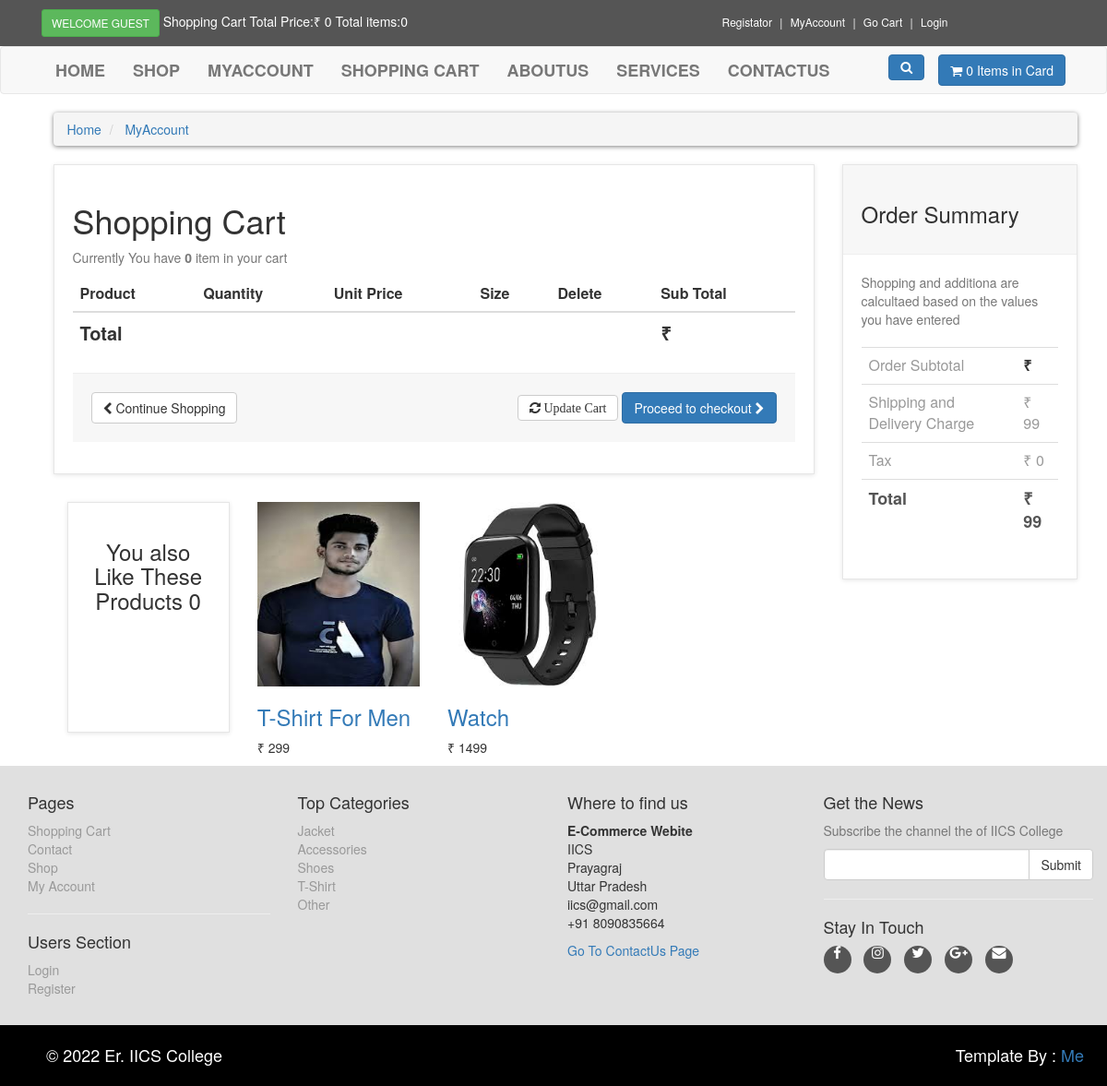
Screenshot of /card.php with the database file from the repository.
### tables this page shows
CREATE TABLE `product` (
  `product_id` int(10) NOT NULL,
  `p_cat_Id` int(10) NOT NULL,
  `cat_id` int(10) NOT NULL,
  `date` timestamp NOT NULL DEFAULT current_timestamp() ON UPDATE current_timestamp(),
  `product_title` text NOT NULL,
  `product_img1` text NOT NULL,
  `product_img2` text NOT NULL,
  `product_img3` text NOT NULL,
  `product_price` int(10) NOT NULL,
  `product_desc` text NOT NULL,
  `product_keyword` text NOT NULL
);

CREATE TABLE `product_categories` (
  `p_cat_Id` int(10) NOT NULL,
  `p_cat_title` text NOT NULL,
  `p_cat_desc` text NOT NULL
);

### card.php (the view, shortened to what this page needs)
<?php
 include("include/db.php");
 include("functions/function.php");
?>
<!DOCTYPE html>
<html lang="en">
<head>
     <link rel="stylesheet" href="style/style.css">
    <link rel="stylesheet" href="https://maxcdn.bootstrapcdn.com/bootstrap/3.4.1/css/bootstrap.min.css">
    <link rel="stylesheet" href="https://cdnjs.cloudflare.com/ajax/libs/font-awesome/4.7.0/css/font-awesome.min.css">
</head>
<body>
    <div id='top'>
       <div class="container">
          <div class="col-md-6 offer">
             <a href="#" class="btn btn-success btn-sm">
             <?php
                 if(!isset($_SESSION['c_email'])){
                   echo "Welcome Guest";
                 }else{
                  echo "Welcome : ".$_SESSION['c_email'];
                 }
                ?>
             </a>
             <a href="#" id="link">Shopping Cart Total Price:₹ <?php price_count()?> Total items:<?php item();?></a>
          </div>
          <div class="col-md-6">
            <ul class="menu">
                <li>
                    <a href="customer_registration.php" id="link">Registator</a>
                </li>
                <li>
                    <a href="customer/my_account.php" id="link">MyAccount</a>
                </li>
                <li>
                    <a href="card.php" id="link">Go Cart</a>
                </li>
                <li>
                    <a href="login.php" id="link">
                    <?php
                      if(!isset($_SESSION['c_email'])){
                        echo "<a href='checkout.php' id='hide' name='hide'>Login</a>";
                      }else{
                        echo "<a href='logout.php' id='hide' name='hide'>Logout</a>";
                      }
                     ?>
                    </a>
                </li>
            </ul>
          </div>
       </div>
    </div>
     <div class="navbar navbar-default" id='navbar'>
        <div class="container">
            <div class="navbar-collapse collapse" id='navigation'>
                <div class="padding-nav">
                   <ul class="nav navbar-nav navbar-left">
                      <li >
                        <a href="index.php" >Home</a>
                      </li>
                      <li >
                        <a href="shop.php">Shop</a>
                      </li>
                      <li >
                        <a href="customer/my_account.php" >MyAccount</a>
                      </li>
                      <li >
                        <a href="card.php" >Shopping cart</a>
                      </li>
                      <li >
                        <a href="about.php" >AboutUs</a>
                      </li>
                      <li >
                        <a href="services.php" >Services</a>
                      </li>
                      <li >
                        <a href="contactus.php" >ContactUs</a>
                      </li>
                   </ul>
                </div>
              <a href="card.php" class="btn btn-primary navbar-btn right" id="click">
                 <i class='fa fa-shopping-cart'></i>
                 <span > <?php item();?> Items in Card</span>
              </a>
              <div class="navbar-collapse collapse right" >
                 <button type='button' class="btn navbar-btn btn-primary" data-toggle="collapse" data-target="#search" >
                   <i class="fa fa-search"></i>
                 </button>
              </div>
            </div>
        </div>
    </div>
      <div id='content'>
         <div class="container">
            <div class="col-md-12">
                <ul class="breadcrumb">
                   <li><a href="index.php" id='hide' name='hide'>Home</a></li>
                   <li>
                    <?php
                        if(!isset($_SESSION['c_email'])){
                            echo "<a href='checkout.php' id='hide' name='hide'>MyAccount</a>";
                         }else{
                            echo "<a href='customer/my_account.php?my_order' id='hide' name='hide'>MyAccount</a>";
                         }
                    ?>
                   </li>
                </ul>
            </div>
             <div class="col-md-9" id="cart">
               <div class="box" >
                  <form action="card.php" method="post" enctype="multipart/form-data">
                     <h1>Shopping Cart</h1>
                     <?php
                      $select_cart="SELECT * FROM cart";
                      $run_cart=mysqli_query($db,$select_cart);
                      $count=mysqli_num_rows($run_cart);
                     ?>
                     <p class="text-muted ">Currently You have <b><?php echo $count;?></b> item in your cart</p>
                      <div class="table-responsive">
                         <table class="table">
                           <thead>
                             <tr>
                               <th colspan="2">Product</th>
                               <th>Quantity</th>
                               <th>Unit Price</th>
                               <th>Size</th>
                               <th >Delete</th>
                               <th >Sub Total</th>
                             </tr>
                           </thead>
                           <tfoot>
                             <tr>
                               <th colspan="6">Total</th>
                               <th colspan='2'>₹ <?php echo $total;?></th>
                             </tr>
                           </tfoot>
                         </table>
                      </div>
                      <div class="box-footer">
                         <div class="pull-left">
                           <a href="index.php" class="btn btn-default">
                             <i class="fa fa-chevron-left"></i> Continue Shopping
                           </a>
                         </div>
                         <div class="pull-right">
                           <button class="btn btn-default" type="submit" id='update' name='update' value="update Cart" formaction="card.php">
                             <i class="fa fa-refresh"> Update Cart</i>
                           </button>
                           <a href="checkout.php" class="btn btn-primary">
                             Proceed to checkout <i class="fa fa-chevron-right"></i>
                           </a>
                         </div>
                      </div>
                  </form>
               </div>
               <div id='row same-height-row' >
                   <div class="col-md-3 col-sm-6" id='cart'>
                      <div class="box same-height headline">
                         <h3 class="text-center">You also Like These Products <?php echo $count;?></h3>
                      </div>
                   </div>
                    <?php
                     $get_product="SELECT * FROM product ORDER BY 1 ASC LIMIT 0,3";
                     $run_product=mysqli_query($db,$get_product);
                     while($row=mysqli_fetch_array($run_product)){
                     $product_img1=$row['product_img1'];
                     $product_title=$row['product_title'];
                     $product_price=$row['product_price'];
                    ?>
                   <div class="center-responsive col-md-3">
                       <div class="">
                         <a href="">
                            <img src="admin_area/product_images/<?php echo $product_img1;?>" class='img-responsive' alt="" srcset="" id='image' name='image'>
                         </a>
                         <div class="text">
                             <h3><a href="details.php" id='hide'><?php echo $product_title;?></a></h3>
                             <p class="price">₹ <?php echo $product_price;?></p>
                         </div>
                       </div>
                   </div>
                   <?php
                     }
                   ?>
                </div>
              </div>
                  <div class="col-md-3">
                     <div class="box" id='ordersummary'>
                       <div class="box-header">
                         <h3>Order Summary</h3>
                       </div>
                       <p class="text-muted">
                         Shopping and additiona are calcultaed based on the values you have entered
                       </p>
                     <table class="table">
                       <tbody>
                         <tr>
                           <td>Order Subtotal</td>
                           <th>₹ <?php echo $total;?></th>
                         </tr>
                         <?php
                          $charge=99;
                         ?>
                         <tr>
                           <td>Shipping and Delivery Charge</td>
                            <td>₹ <?php echo $charge; ?></td>
                         </tr>
                         <tr>
                           <td>Tax</td>
                           <td>₹ 0</td>
                         </tr>
                         <?php
                          $total_c=$total+$charge;
                         ?>
                          <tr class="total">
                             <td>Total</td>
                             <th>₹ <?php echo $total_c;?></th>
                          </tr>
                       </tbody>
                     </table>
                   </div>
                  </div>
      </div>
    </div>
     <?php
      include "include/footer.php";
     ?>
</body>
</html>

### include/footer.php (shortened to what this page needs)
<?php
  include("db.php");
?>
<!DOCTYPE html>
<html lang="en">
<head>
</head>
<body>
    <div id='footer'>
        <div class="container">
           <div class="row">
              <div class="col-md-3 col-sm-6">
                 <h4>Pages</h4>
                 <ul>
                    <li><a href="card.php" id="hide" name='hide'>Shopping Cart</a></li>
                    <li><a href="contactus.php" id="hide" name='hide'>Contact</a></li>
                    <li><a href="shop.php" id="hide" name='hide'>Shop</a></li>
                    <li><a href="chechout.php" id="hide" name='hide'>My Account</a></li>
                 </ul>
                 <hr>
                 <h4>Users Section</h4>
                 <ul>
                    <li><a href="checkout.php" id="hide" name='hide'>Login</a></li>
                    <li><a href="customer_registration.php" id="hide" name='hide'>Register</a></li>
                 </ul>
              </div>
               <div class="col-md-3 col-sm-6">
                  <h4>Top Categories</h4>
                   <ul>
                    <?php
                     $get_p_cats="SELECT *FROM product_categories";
                     $run_p_cats=mysqli_query($con,$get_p_cats);
                     while($row=mysqli_fetch_array($run_p_cats)){
                         $p_cat_id=$row['p_cat_Id'];
                         $p_cat_title=$row['p_cat_title'];
                         echo "
                           <li><a href='shop.php?p_cat_id=$p_cat_id' id='hide' name='hide'>$p_cat_title</a></li>
                         ";
                     }
                    ?>
                   </ul>
               </div>
               <div class="col-md-3 col-sm-6">
                   <h4>Where to find us</h4>
                    <p>
                        <strong>E-Commerce Webite</strong>
                        <br>IICS
                        <br>Prayagraj
                        <br>Uttar Pradesh
                        <br>iics@gmail.com
                        <br>+91 8090835664
                    </p>
                    <a href="contactus.php" id="hide" name='hide'>Go To ContactUs Page</a>
               </div>
                 <h4>Get the News</h4>
                  <p class="text-muted">
                     Subscribe the channel the of IICS College
                  </p>
                  <form action="" method="post">
                    <div class="input-group">
                        <input type="text" name="email" id="email" class="form-control">
                        <span class="input-group-btn">
                            <input type="submit" value="Submit" class="btn btn-default">
                        </span>
                    </div>
                  </form>
                  <hr>
                  <h4>Stay In Touch</h4>
                  <p class="social">
                    <a href="#"><i class="fa fa-facebook"></i></a>
                    <a href="#"><i class="fa fa-instagram"></i></a>
                    <a href="#"><i class="fa fa-twitter"></i></a>
                    <a href="#"><i class="fa fa-google-plus"></i></a>
                    <a href="#"><i class="fa fa-envelope"></i></a>
                  </p>
           </div>
        </div>
    </div>
    <div id="copyright">
        <div class="container">
            <div  class="col-md-6">
              <p class="pull-left">
                 &copy; 2022 Er. IICS College
              </p>
            </div class="col-md-6">
              <p class="pull-right">
                Template By : <a href="#">Me</a>
              </p>
        </div>
    </div>
</body>
</html>

### style/style.css (style rules this page uses)
body { font-family: "Roboto",helvetics,arial,sana-serif; font-size: 14px; line-height: 1.4287143; color: #333333; background-color: #f0f0f0; }
#top { background-color: #555555; padding: 10px 0px; }
#top .offer { color: #fff; }
#link { text-decoration: none; }
#top .offer .btn { text-transform: uppercase; }
#top a { color: #fff; }
#top ul.menu { padding-top: 5px; margin: 0px; text-align: right; font-size: 12px; list-style: none; }
#top ul.menu { text-align: center; }
#top ul.menu>li { display: inline-block; }
#top ul.menu >li { color: #eeeeee; }
#top ul.menu >li +li:before { content: "|"; padding: 0 5px; color: #f7f7f7; }
.navbar { background-color: white; }
.navbar-collapse .right { float: right; }
.navbar ul.nav>li>a { text-transform: uppercase; font-weight: bold; font-size: 18px; padding: 15px; }
.padding-nav { padding-top:0px; }
.btn-primary { color: rgb(255, 255,255); background-color: aqua; border-color:rgb(46, 25, 162); }
.box { background-color: #fff; margin: 0 0 30px; border:solid 1px #e6e6e6; padding: 20px; box-shadow: 0 1px 5px rgb(0,0,0,0.1); }
#content { padding-left: 25px; }
#hide { text-decoration: none; }
.breadcrumb { padding: 8px 15px; margin-bottom: 20px; background-color: #ffffff; border-radius: 0; box-shadow: 0 1px 5px rgb(0,0,0,0.5); }
.breadcrumb >li+li:before { content: ">\000"; color: #cccccc; }
#content .headline { height: 250px; }
#content #cart .table tfoot { font-size: 20px; }
.box .box-footer { background:#f7f7f7; margin: 50px ,-20px,-20px; padding: 20px; border-top: solid 1px #eeeeee; }
.box.box-footer:before, .box .box-footer:after { content: " "; display: table; }
.box .box-footer:after { clear: both; }
.box .box-header { background:#f7f7f7 ; margin: -20px -20px 20px; padding: 20px; border-bottom: solid 1px #eeeeee; }
#content #ordersummary table { margin-top: 20px; }
#content #ordersummary table td { color: #999999; }
#content #ordersummary table tr.total td, #content #ordersummary table tr.total th { font-size: 18px; color: #555555; font-weight: 700; }
#footer { background: #e0e0e0; padding: 20px 0; }
#footer ul { padding-left: 0px; list-style: none; }
#footer ul a { color: #999999; padding: 20px 0px; }
#footer .social { text-align: left; }
#footer .social a { margin: 0 10px 0 0; color: #fff; display:inline-block; width: 30px; height: 30px; border-radius: 15px; line-height: 30px; font-size: 15px; text-align: center; transform: all 0.2s ease-out; vertical-align: bottom; background-color: #555555; }
#copyright { background-color: black; color: white; padding: 20px; font-size: 18px; }
#copyright p { margin: 0; }

### functions/function.php (style rules this page uses)
#image { width: 328px; height: 200px; }
#hide { text-decoration: none; }

### rows the page displays
product: product_img1 (picture), product_title "T-Shirt For Men", product_price "299"
product: product_img1 (picture), product_title "Watch", product_price "1499"
product_categories: p_cat_title "Jacket"
product_categories: p_cat_title "Accessories"
product_categories: p_cat_title "Shoes"
product_categories: p_cat_title "T-Shirt"
product_categories: p_cat_title "Other"

### other values shown
$total "0"
$count "0 0"
$count "0"
$charge "99"
$total_c "99"
